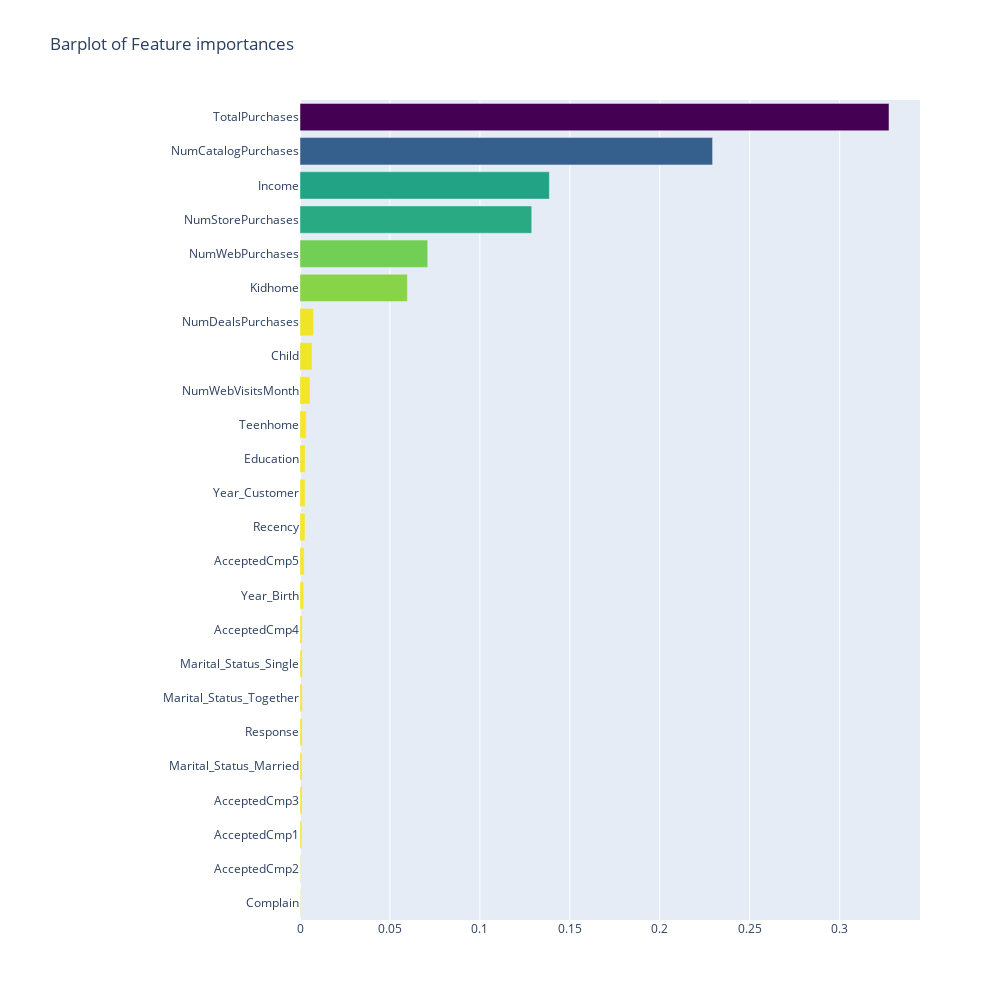

Here is the notebook cell this chart was saved with:
### Code cell
import plotly.offline as py
py.init_notebook_mode(connected=True)
from plotly.offline import init_notebook_mode, iplot
init_notebook_mode(connected=True)
import plotly.graph_objs as go
import plotly.offline as offline
x, y = (list(x) for x in zip(*sorted(zip(etr.feature_importances_, X_train.columns.values), 
                                                            reverse = False)))
trace2 = go.Bar(
    x=x ,
    y=y,
    marker=dict(
        color=x,
        colorscale = 'Viridis',
        reversescale = True
    ),
    name='Random Forest Feature importance',
    orientation='h',
)

layout = dict(
    title='Barplot of Feature importances',
     width = 1000, height = 1000,
    yaxis=dict(
        showgrid=False,
        showline=False,
        showticklabels=True,
#         domain=[0, 0.85],
    ),
    margin=dict(
    l=300,
),
)

fig1 = go.Figure(data=[trace2])
fig1['layout'].update(layout)
py.iplot(fig1, filename='plots')

### Figure 1 — Plotly figure (JSON) as saved in the notebook; plotly's stock layout.template omitted (floating-point values rounded to 4 significant figures)
{"data": [{"marker": {"color": [0.0002261, 0.0002948, 0.001055, 0.001169, 0.001181, 0.001253, 0.001276, 0.001304, 0.001331, 0.002086, 0.002309, 0.002785, 0.002807, 0.002841, 0.003434, 0.005554, 0.006703, 0.00752, 0.05967, 0.07101, 0.1288, 0.1386, 0.2293, 0.3274], "colorscale": [[0, "#440154"], [0.1111, "#482878"], [0.2222, "#3e4989"], [0.3333, "#31688e"], [0.4444, "#26828e"], [0.5556, "#1f9e89"], [0.6667, "#35b779"], [0.7778, "#6ece58"], [0.8889, "#b5de2b"], [1, "#fde725"]], "reversescale": true}, "name": "Random Forest Feature importance", "orientation": "h", "type": "bar", "x": [0.0002261, 0.0002948, 0.001055, 0.001169, 0.001181, 0.001253, 0.001276, 0.001304, 0.001331, 0.002086, 0.002309, 0.002785, 0.002807, 0.002841, 0.003434, 0.005554, 0.006703, 0.00752, 0.05967, 0.07101, 0.1288, 0.1386, 0.2293, 0.3274], "y": ["Complain", "AcceptedCmp2", "AcceptedCmp1", "AcceptedCmp3", "Marital_Status_Married", "Response", "Marital_Status_Together", "Marital_Status_Single", "AcceptedCmp4", "Year_Birth", "AcceptedCmp5", "Recency", "Year_Customer", "Education", "Teenhome", "NumWebVisitsMonth", "Child", "NumDealsPurchases", "Kidhome", "NumWebPurchases", "NumStorePurchases", "Income", "NumCatalogPurchases", "TotalPurchases"]}], "layout": {"height": 1000, "margin": {"l": 300}, "title": {"text": "Barplot of Feature importances"}, "width": 1000, "yaxis": {"showgrid": false, "showline": false, "showticklabels": true}}}
